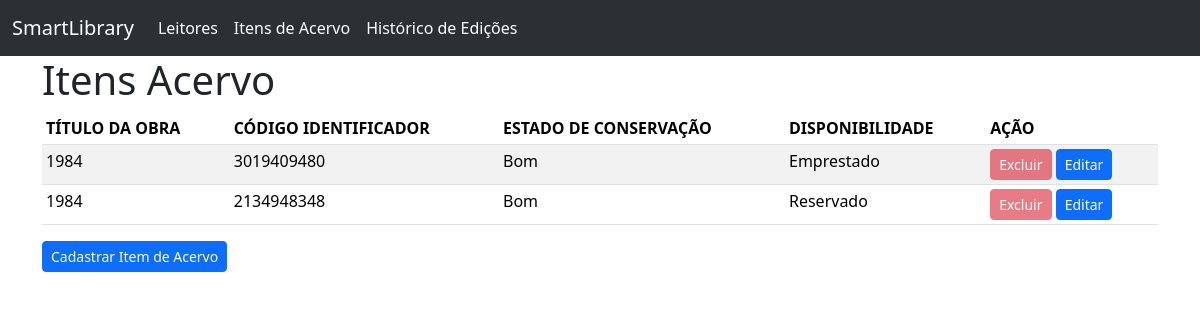
/collection-item/, run on an earlier commit of the app's database.
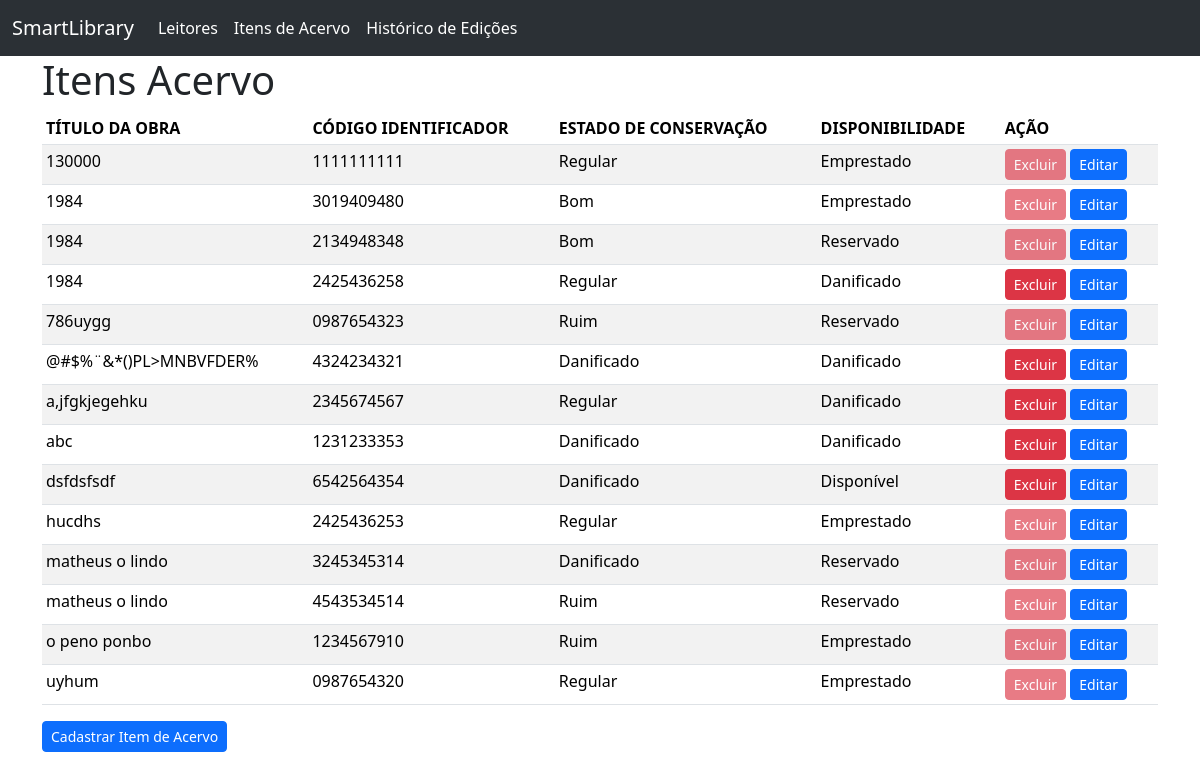
And on a later commit of the database.
### collection_item/models.py (models this page shows, shortened)
class CollectionItem(models.Model):
    ESTADO_CONSEVACAO = {
        "Bom": "Bom",
        "Regular": "Regular",
        "Ruim": "Ruim",
        "Danificado": "Danificado",
    }
    ESTADO_DISPONIVEL = {
        "Disponível": "Disponível",
        "Emprestado": "Emprestado",
        "Reservado": "Reservado",
    }
    title = models.CharField(
        verbose_name="Título da Obra",
        max_length=50,
        null=False,
        blank=False,
    )
    id_code = models.CharField(
        verbose_name="Código Identificador",
        max_length=10,
        primary_key=True,
        validators=[id_code_validator],
    )
    preservation = models.CharField(
        verbose_name="Estado de Conservação",
        max_length=10,
        choices=ESTADO_CONSEVACAO,
        null=False,
        blank=False,
    )
    availability = models.CharField(
        verbose_name="Disponibilidade",
        max_length=10,
        choices=ESTADO_DISPONIVEL,
        null=False,
        blank=False,
    )
    entry_date = models.DateField(
        auto_now_add=True,
        null=False,
        blank=False,
    )
    class Meta:
        ordering = ["title"]
        verbose_name = "Item do Acervo"
        verbose_name_plural = "Itens do Acervo"

### collection_item/views.py (the view)
class CollectionItemListView(ListView):
    model = CollectionItem

### collection_item/templates/collection_item/collectionitem_list.html (shortened to what this page needs)
{%extends "base.html"%}
{% block main_content %}
    <h1>Itens Acervo</h1>
    {% if collectionitem_list %}
    <div class="table-responsive">
        <table class="table table-striped table-hover table-sm">
            <thead>
                <tr>
                    <th scope="col">TÍTULO DA OBRA</th>
                    <th scope="col">CÓDIGO IDENTIFICADOR</th>
                    <th scope="col">ESTADO DE CONSERVAÇÃO</th>
                    <th scope="col">DISPONIBILIDADE</th>
                    <th scope="col">AÇÃO</th>
                </tr>
            </thead>
            <tbody>
                {% for item in collectionitem_list %}
                    <tr>
                        <td scope="row"> {{ item.title }} </td>
                        <td> {{ item.id_code }} </td>
                        <td> {{ item.preservation }} </td>
                        <td> {{ item.availability }} </td>
                        <td>
                            <a href="{% url "collection_item_delete" pk=item.id_code %}" class="btn btn-danger btn-sm
                            {% if item.availability == "Emprestado" or item.availability == "Reservado" %}disabled{% endif %}
                            ">Excluir</a>
                            <a href="{% url "collection_item_update" pk=item.id_code %}" class="btn btn-primary btn-sm">Editar</a>
                        </td>
                    </tr>
                {% endfor %}
            </tbody>
        </table>
    </div>
    {% else %}
        <p>Não tem nada cadastrado ainda</p>
    {% endif %}
    <a href="{% url "collection_item_create" %}" class="btn btn-primary btn-sm">Cadastrar Item de Acervo</a>
{% endblock main_content %}

What changed in the data, as far as the page shows it:
added CollectionItem: title "130000", id_code "1111111111", preservation "Regular", availability "Emprestado"
added CollectionItem: title "1984", id_code "2425436258", preservation "Regular", availability "Danificado"
added CollectionItem: title "786uygg", id_code "0987654323", preservation "Ruim", availability "Reservado"
added CollectionItem: title "@#$%¨&*()PL>MNBVFDER%", id_code "4324234321", preservation "Danificado", availability "Danificado"
added CollectionItem: title "a,jfgkjegehku", id_code "2345674567", preservation "Regular", availability "Danificado"
added CollectionItem: title "abc", id_code "1231233353", preservation "Danificado", availability "Danificado"
added CollectionItem: title "dsfdsfsdf", id_code "6542564354", preservation "Danificado", availability "Disponível"
added CollectionItem: title "hucdhs", id_code "2425436253", preservation "Regular", availability "Emprestado"
added CollectionItem: title "matheus o lindo", id_code "3245345314", preservation "Danificado", availability "Reservado"
added CollectionItem: title "matheus o lindo", id_code "4543534514", preservation "Ruim", availability "Reservado"
added CollectionItem: title "o peno ponbo", id_code "1234567910", preservation "Ruim", availability "Emprestado"
added CollectionItem: title "uyhum", id_code "0987654320", preservation "Regular", availability "Emprestado"
